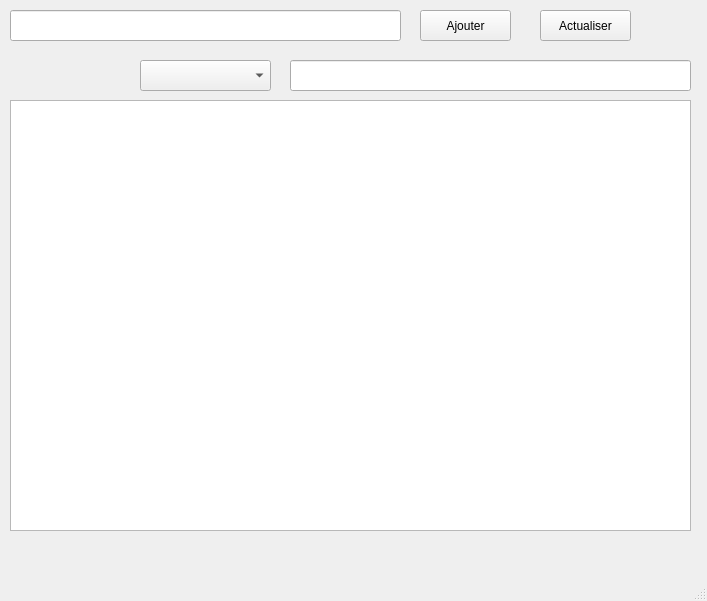
<?xml version="1.0" encoding="UTF-8"?>
<ui version="4.0">
 <class>MainWindow</class>
 <widget class="QMainWindow" name="MainWindow">
  <property name="geometry">
   <rect>
    <x>0</x>
    <y>0</y>
    <width>707</width>
    <height>601</height>
   </rect>
  </property>
  <property name="windowTitle">
   <string>MainWindow</string>
  </property>
  <widget class="QWidget" name="centralwidget">
   <widget class="QLineEdit" name="lineEdit">
    <property name="geometry">
     <rect>
      <x>10</x>
      <y>10</y>
      <width>391</width>
      <height>31</height>
     </rect>
    </property>
    <property name="styleSheet">
     <string notr="true">class lineEdit{border: blue;border-radius: 5px 5px;}</string>
    </property>
    <property name="placeholderText">
     <string/>
    </property>
   </widget>
   <widget class="QPushButton" name="pushButton">
    <property name="geometry">
     <rect>
      <x>420</x>
      <y>10</y>
      <width>91</width>
      <height>31</height>
     </rect>
    </property>
    <property name="styleSheet">
     <string notr="true">class pushButton {border:rgb(28, 113, 216);border-radius:5px 5px;}</string>
    </property>
    <property name="text">
     <string>Ajouter</string>
    </property>
   </widget>
   <widget class="QLineEdit" name="lineEdit_2">
    <property name="geometry">
     <rect>
      <x>290</x>
      <y>60</y>
      <width>401</width>
      <height>31</height>
     </rect>
    </property>
    <property name="styleSheet">
     <string notr="true">class lineEdit_2{border: blue;border-radius: 5px 5px;}</string>
    </property>
    <property name="placeholderText">
     <string/>
    </property>
   </widget>
   <widget class="QPushButton" name="pushButton_2">
    <property name="geometry">
     <rect>
      <x>540</x>
      <y>10</y>
      <width>91</width>
      <height>31</height>
     </rect>
    </property>
    <property name="text">
     <string>Actualiser</string>
    </property>
   </widget>
   <widget class="QComboBox" name="comboBox">
    <property name="geometry">
     <rect>
      <x>140</x>
      <y>60</y>
      <width>131</width>
      <height>31</height>
     </rect>
    </property>
    <property name="styleSheet">
     <string notr="true">class comboBox {border: blue;border-radius: 5px 5px;}</string>
    </property>
   </widget>
   <widget class="QTableWidget" name="tableWidget">
    <property name="geometry">
     <rect>
      <x>10</x>
      <y>100</y>
      <width>681</width>
      <height>431</height>
     </rect>
    </property>
    <property name="styleSheet">
     <string notr="true">class tableWidget {border:blue;border-radius: 5px 5px;}</string>
    </property>
    <property name="gridStyle">
     <enum>Qt::DashLine</enum>
    </property>
   </widget>
   <widget class="QWidget" name="widget" native="true">
    <property name="geometry">
     <rect>
      <x>240</x>
      <y>530</y>
      <width>231</width>
      <height>41</height>
     </rect>
    </property>
    <property name="minimumSize">
     <size>
      <width>18</width>
      <height>0</height>
     </size>
    </property>
    <layout class="QHBoxLayout" name="horizontalLayout"/>
   </widget>
  </widget>
  <widget class="QMenuBar" name="menubar">
   <property name="geometry">
    <rect>
     <x>0</x>
     <y>0</y>
     <width>707</width>
     <height>23</height>
    </rect>
   </property>
  </widget>
  <widget class="QStatusBar" name="statusbar"/>
 </widget>
 <resources/>
 <connections/>
</ui>
